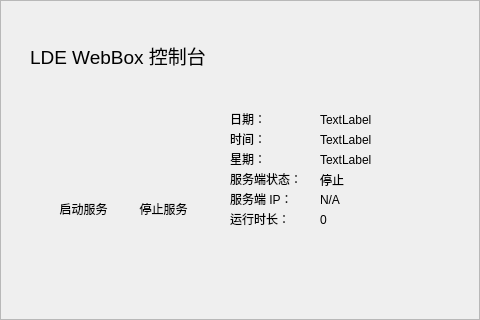
<?xml version="1.0" encoding="UTF-8"?>
<ui version="4.0">
 <class>Widget</class>
 <widget class="QWidget" name="Widget">
  <property name="geometry">
   <rect>
    <x>0</x>
    <y>0</y>
    <width>480</width>
    <height>320</height>
   </rect>
  </property>
  <property name="windowTitle">
   <string>Widget</string>
  </property>
  <widget class="QFrame" name="frame">
   <property name="geometry">
    <rect>
     <x>0</x>
     <y>0</y>
     <width>480</width>
     <height>320</height>
    </rect>
   </property>
   <property name="styleSheet">
    <string notr="true">border-image: url(:/image/1.jpg);</string>
   </property>
   <property name="frameShape">
    <enum>QFrame::StyledPanel</enum>
   </property>
   <property name="frameShadow">
    <enum>QFrame::Raised</enum>
   </property>
   <widget class="QLabel" name="label">
    <property name="geometry">
     <rect>
      <x>30</x>
      <y>30</y>
      <width>251</width>
      <height>51</height>
     </rect>
    </property>
    <property name="font">
     <font>
      <pointsize>14</pointsize>
     </font>
    </property>
    <property name="text">
     <string>LDE WebBox 控制台</string>
    </property>
   </widget>
   <widget class="QLabel" name="label_2">
    <property name="geometry">
     <rect>
      <x>230</x>
      <y>110</y>
      <width>81</width>
      <height>17</height>
     </rect>
    </property>
    <property name="text">
     <string>日期：</string>
    </property>
   </widget>
   <widget class="QLabel" name="label_3">
    <property name="geometry">
     <rect>
      <x>320</x>
      <y>110</y>
      <width>131</width>
      <height>20</height>
     </rect>
    </property>
    <property name="text">
     <string>TextLabel</string>
    </property>
   </widget>
   <widget class="QLabel" name="label_4">
    <property name="geometry">
     <rect>
      <x>230</x>
      <y>130</y>
      <width>81</width>
      <height>17</height>
     </rect>
    </property>
    <property name="text">
     <string>时间：</string>
    </property>
   </widget>
   <widget class="QLabel" name="label_5">
    <property name="geometry">
     <rect>
      <x>320</x>
      <y>130</y>
      <width>131</width>
      <height>20</height>
     </rect>
    </property>
    <property name="text">
     <string>TextLabel</string>
    </property>
   </widget>
   <widget class="QLabel" name="label_6">
    <property name="geometry">
     <rect>
      <x>230</x>
      <y>170</y>
      <width>81</width>
      <height>17</height>
     </rect>
    </property>
    <property name="text">
     <string>服务端状态：</string>
    </property>
   </widget>
   <widget class="QLabel" name="label_7">
    <property name="geometry">
     <rect>
      <x>320</x>
      <y>170</y>
      <width>131</width>
      <height>20</height>
     </rect>
    </property>
    <property name="text">
     <string>停止</string>
    </property>
   </widget>
   <widget class="QLabel" name="label_8">
    <property name="geometry">
     <rect>
      <x>230</x>
      <y>190</y>
      <width>81</width>
      <height>17</height>
     </rect>
    </property>
    <property name="text">
     <string>服务端 IP：</string>
    </property>
   </widget>
   <widget class="QLabel" name="label_9">
    <property name="geometry">
     <rect>
      <x>320</x>
      <y>190</y>
      <width>131</width>
      <height>20</height>
     </rect>
    </property>
    <property name="text">
     <string>N/A</string>
    </property>
   </widget>
   <widget class="QLabel" name="label_10">
    <property name="geometry">
     <rect>
      <x>230</x>
      <y>150</y>
      <width>81</width>
      <height>17</height>
     </rect>
    </property>
    <property name="text">
     <string>星期：</string>
    </property>
   </widget>
   <widget class="QLabel" name="label_11">
    <property name="geometry">
     <rect>
      <x>320</x>
      <y>150</y>
      <width>131</width>
      <height>20</height>
     </rect>
    </property>
    <property name="text">
     <string>TextLabel</string>
    </property>
   </widget>
   <widget class="QLabel" name="label_12">
    <property name="geometry">
     <rect>
      <x>320</x>
      <y>210</y>
      <width>131</width>
      <height>20</height>
     </rect>
    </property>
    <property name="text">
     <string>0</string>
    </property>
   </widget>
   <widget class="QLabel" name="label_13">
    <property name="geometry">
     <rect>
      <x>230</x>
      <y>210</y>
      <width>81</width>
      <height>17</height>
     </rect>
    </property>
    <property name="text">
     <string>运行时长：</string>
    </property>
   </widget>
   <widget class="QLabel" name="label_14">
    <property name="geometry">
     <rect>
      <x>50</x>
      <y>200</y>
      <width>67</width>
      <height>17</height>
     </rect>
    </property>
    <property name="text">
     <string>启动服务</string>
    </property>
    <property name="alignment">
     <set>Qt::AlignCenter</set>
    </property>
   </widget>
   <widget class="QLabel" name="label_15">
    <property name="geometry">
     <rect>
      <x>130</x>
      <y>200</y>
      <width>67</width>
      <height>17</height>
     </rect>
    </property>
    <property name="text">
     <string>停止服务</string>
    </property>
    <property name="alignment">
     <set>Qt::AlignCenter</set>
    </property>
   </widget>
   <widget class="CustomerQLabel" name="label_16">
    <property name="geometry">
     <rect>
      <x>50</x>
      <y>130</y>
      <width>64</width>
      <height>64</height>
     </rect>
    </property>
    <property name="text">
     <string/>
    </property>
    <property name="pixmap">
     <pixmap resource="lwbc.qrc">:/image/Actions-media-playback-start-icon.png</pixmap>
    </property>
    <property name="scaledContents">
     <bool>true</bool>
    </property>
   </widget>
   <widget class="CustomerQLabel" name="label_17">
    <property name="enabled">
     <bool>false</bool>
    </property>
    <property name="geometry">
     <rect>
      <x>130</x>
      <y>130</y>
      <width>64</width>
      <height>64</height>
     </rect>
    </property>
    <property name="text">
     <string/>
    </property>
    <property name="pixmap">
     <pixmap resource="lwbc.qrc">:/image/Actions-media-playback-stop-icon.png</pixmap>
    </property>
    <property name="scaledContents">
     <bool>true</bool>
    </property>
   </widget>
  </widget>
 </widget>
 <layoutdefault spacing="6" margin="11"/>
 <customwidgets>
  <customwidget>
   <class>CustomerQLabel</class>
   <extends>QLabel</extends>
   <header>customerqlabel.h</header>
   <slots>
    <signal>clicked()</signal>
   </slots>
  </customwidget>
 </customwidgets>
 <resources>
  <include location="lwbc.qrc"/>
 </resources>
 <connections/>
</ui>
